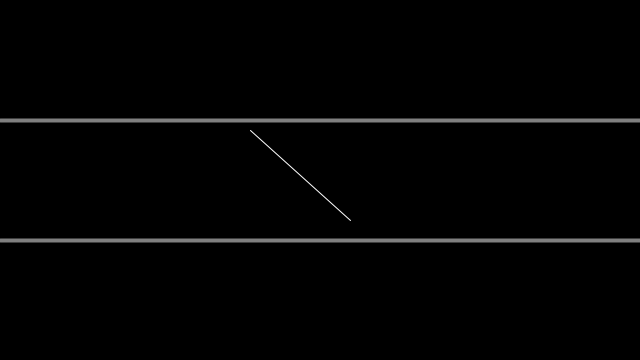
Frame 1 (no input)
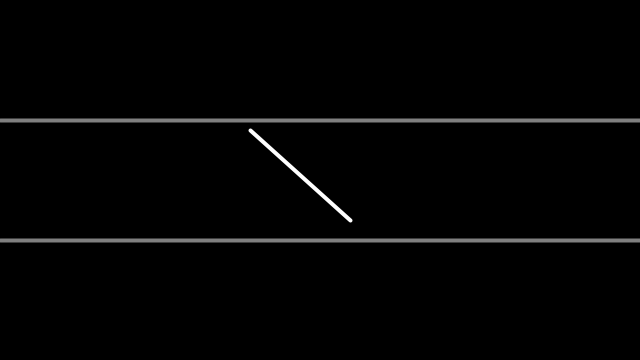
Frame 60 (the mouse pressed at the canvas centre just before this capture)
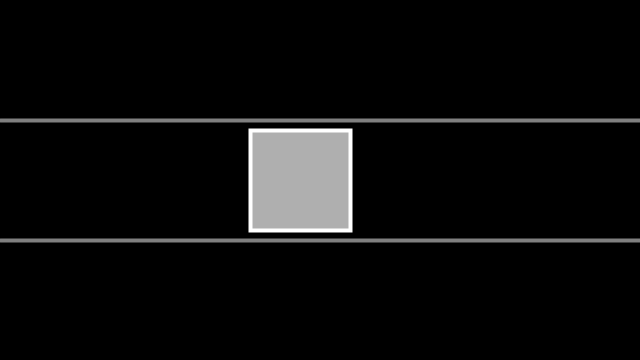
Frame 120 (the mouse held since frame 60 and released just before this capture)

The Processing sketch that drew these frames (run headless with seeded random() and noise(); from frame 60 on, the mouse is pressed at the canvas centre):

// Processing sketch: rows_conditional
// ── rows_conditional.pde
// Rows conditional example
// The Coding Train / Daniel Shiffman
// Processing Intro Series

void setup() {
  size(640, 360);
}

void draw() {
  background(0);
  stroke(255);
  fill(175);
  rectMode(CENTER);

  //Check the mouseY position to determine what's displayed!
  if (mouseY < 120) {
    line(250, 130, 350, 220);
  } else if (mouseY < 240) {
    square(300, 180, 100);
  } else {
    circle(300, 180, 100);
  }

  stroke(127);
  strokeWeight(4);
  
  //Draw horizontal lines
  line(0, 120, width, 120);
  line(0, 240, width, 240);
}
